Frame 1 (no input): blank canvas, image omitted
Frame 60 (no input): blank canvas, image omitted
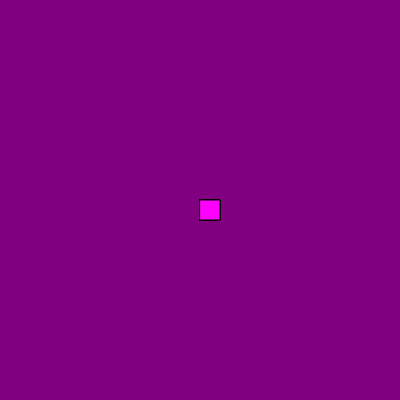
Frame 120 (the mouse pressed at the canvas centre since frame 60)

The p5.js sketch whose frames 1 and 60 were blank and that drew this single picture after the mouse press (run headless with seeded random() and noise() and a simulated clock; from frame 60 on, the mouse is pressed at the canvas centre):

// p5.js sketch
// ── sketch.js
function setup() {
    createCanvas(400, 400);
    background("purple");
  }
  
  function draw() {
    stroke("black");
    fill("rgb(255,1,255)");
    if (mouseIsPressed) {
      rect(mouseX, mouseY, 20, 20);
    }
  }
  
